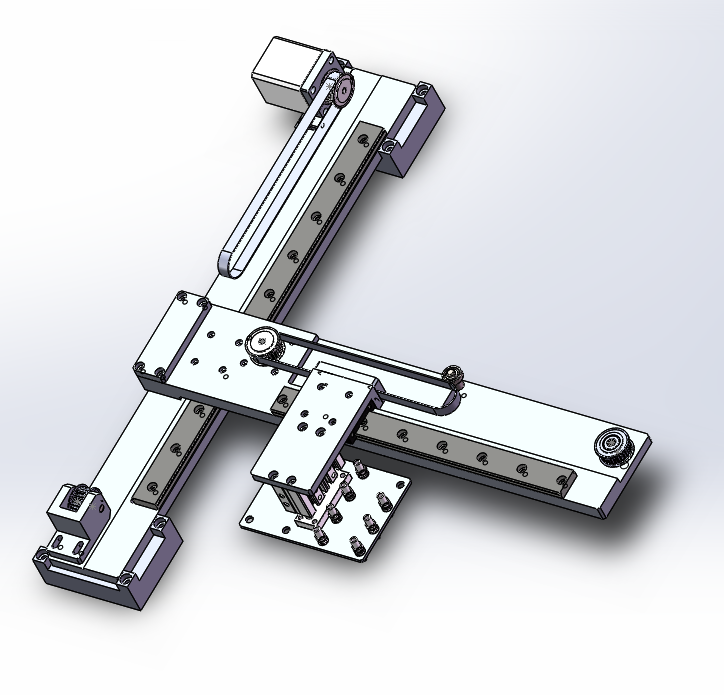
//> input picture opencvstudy/6-4/test1/test1/1.jpg, 724 x 695 px
$ ./main   (built with g++ and OpenCV 4)
//> lines starting //> are read from the running program, lines starting //| are printed output that depends on the picture
#include<opencv2/opencv.hpp>
#include<opencv2/highgui/highgui.hpp>
#include<opencv2/imgproc/imgproc.hpp>
#include<iostream>
using namespace cv;
using namespace std;

Mat g_srcImage, g_dstImage, g_grayImage, g_maskImage;
int g_nFillMode = 1;
int g_nLowDifference = 20,g_nUpDifference = 20;
int g_nConnectivity = 4;
bool g_bIsColor = true;
bool g_bUseMask = false;
int g_nNewMaskVal = 255;

static void onMouse(int event, int x, int y, int, void *)
{
	if (event != CV_EVENT_LBUTTONDOWN)
		return;
	Point seed = Point(x, y);
	int LowDifference = g_nFillMode == 0 ? 0 : g_nLowDifference;
	int UpDifference = g_nFillMode == 0 ? 0 : g_nUpDifference;
	int flags = g_nConnectivity + (g_nNewMaskVal << 8) + (g_nFillMode == 1 ? CV_FLOODFILL_FIXED_RANGE : 0);

	int b = (unsigned)theRNG() & 255;
	int g = (unsigned)theRNG() & 255;
	int r = (unsigned)theRNG() & 255;

	Rect ccomp;
	Scalar newVal = g_bIsColor ? Scalar(b, g, r) : Scalar(r*0.299 + g*0.587 + b*0.114);
	Mat dst = g_bIsColor ? g_dstImage : g_grayImage;
	int area;
	if (g_bUseMask)
	{
		threshold(g_maskImage,g_maskImage,1,128,THRESH_BINARY);
		area = floodFill(dst, g_maskImage, seed, newVal, &ccomp, Scalar(LowDifference, LowDifference, LowDifference), Scalar(UpDifference, UpDifference, UpDifference), flags);
		imshow("mask", g_maskImage);
	}
	else
	{
		area = floodFill(dst, seed, newVal, &ccomp, Scalar(LowDifference, LowDifference, LowDifference), Scalar(UpDifference,UpDifference,UpDifference),flags);
	}
	imshow("result picture",dst);
	cout << area << "number point reprint\n";
}

int main(int argc,char** argv)
{
	g_srcImage = imread("1.jpg",1);
//> g_srcImage is the input picture: 695 rows x 724 cols, CV_8UC3; mean B, G, R 221, 217.3, 215.4
	g_srcImage.copyTo(g_dstImage);
	cvtColor(g_srcImage, g_grayImage, COLOR_BGR2GRAY);
	g_maskImage.create(g_srcImage.rows + 2, g_srcImage.cols + 2, CV_8UC1);
	namedWindow("result",WINDOW_AUTOSIZE);
	createTrackbar("negative max value","result picture",&g_nLowDifference,255,0);
	createTrackbar("gative max value","result picture",&g_nUpDifference, 255, 0);
	cvSetMouseCallback("result picture", onMouse, 0);

	while (1)
	{
		imshow("result picture",g_bIsColor ? g_dstImage:g_grayImage);
		int c = waitKey(0);
//> the left mouse button is pressed and released at (181, 173)
//> in onMouse, `area = floodFill(dst, seed, newVal, &ccomp, Scalar(LowDifference, LowD..`:
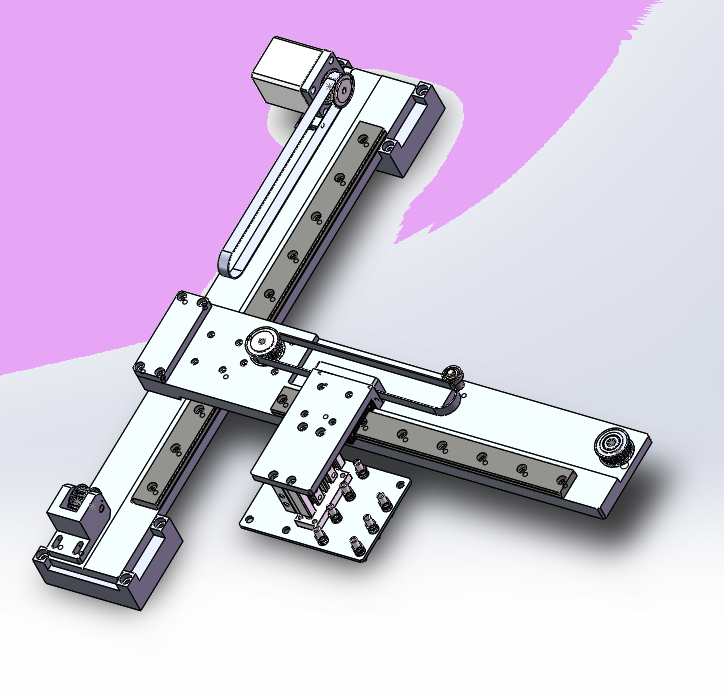
//> dst: 695 rows x 724 cols, CV_8UC3; mean B, G, R 220, 196.8, 211.3
//> in onMouse, `area = floodFill(dst, seed, newVal, &ccomp, Scalar(LowDifference, LowD..`: area = 123597; ccomp = Rect(0, 0, 663, 376)
//| 123597number point reprint
//> the left mouse button is pressed and released at (543, 173)
//> call 3 of onMouse, with event = 1, x = 543, y = 173
//> in onMouse (call 3), `area = floodFill(dst, seed, newVal, &ccomp, Scalar(LowDifference, LowD..`:
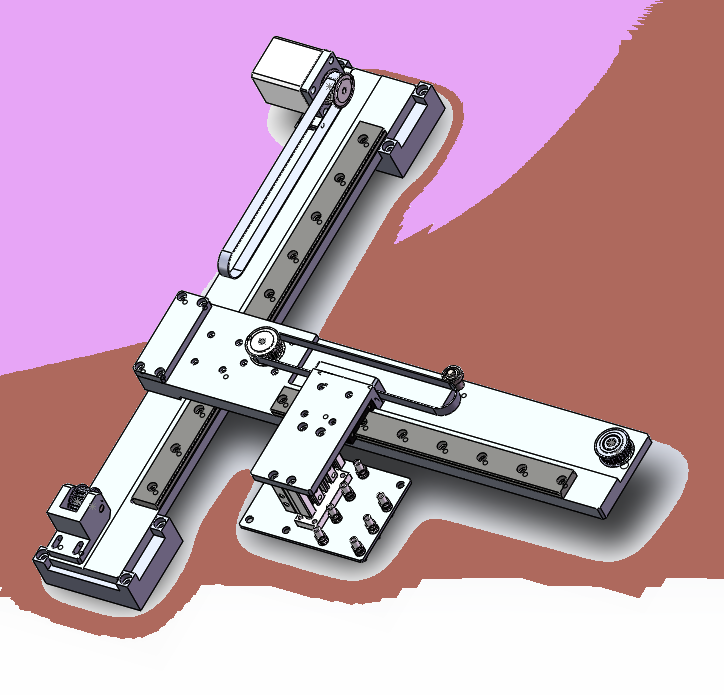
//> dst: 695 rows x 724 cols, CV_8UC3; mean B, G, R 175.6, 158.4, 194.9
//> in onMouse (call 3), `area = floodFill(dst, seed, newVal, &ccomp, Scalar(LowDifference, LowD..`: area = 154824; ccomp = Rect(0, 0, 724, 639)
//| 154824number point reprint
//> the left mouse button is pressed and released at (543, 521)
//| 3466number point reprint
//> the left mouse button is pressed and released at (181, 521)
//> in onMouse (call 7), `area = floodFill(dst, seed, newVal, &ccomp, Scalar(LowDifference, LowD..`:
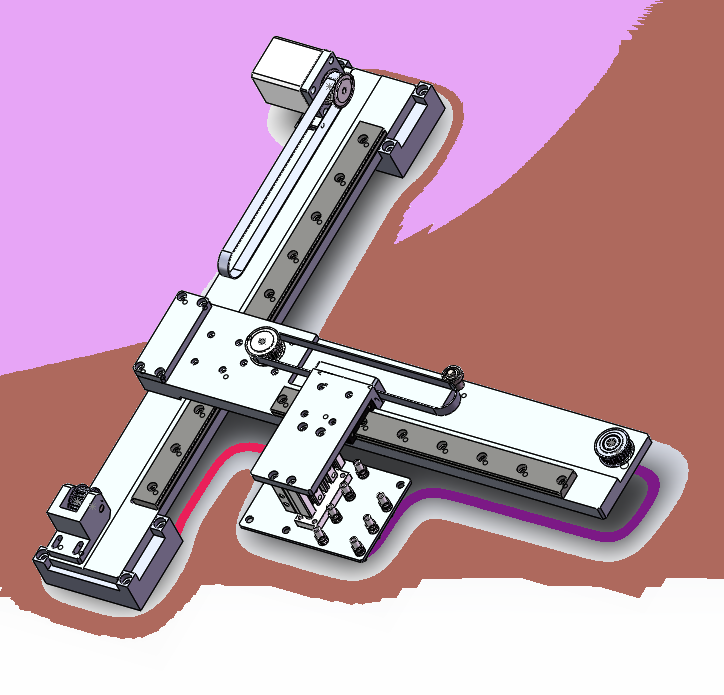
//> dst: 695 rows x 724 cols, CV_8UC3; mean B, G, R 175.6, 157.6, 195.2
//> in onMouse (call 7), `area = floodFill(dst, seed, newVal, &ccomp, Scalar(LowDifference, LowD..`: area = 1093; ccomp = Rect(175, 442, 91, 93)
//| 1093number point reprint
//> the Esc key is pressed
		if ((c & 255) == 27)
		{
			cout << "program quit......\n";
			break;
		}

		switch ((char)c)
		{
			case '1':
				if (g_bIsColor)
				{
					cvtColor(g_srcImage, g_grayImage, COLOR_BGR2GRAY);
					g_maskImage = Scalar::all(0);
					g_bIsColor = false;
				}
				else
				{
					g_srcImage.copyTo(g_dstImage);
					g_maskImage = Scalar::all(0);
					g_bIsColor = true;
				}
				break;
			case '2':
				if (g_bUseMask)
				{
					destroyWindow("mask");
					g_bUseMask = false;
				}
				else
				{
					namedWindow("mask", 0);
					g_maskImage = Scalar::all(0);
					imshow("mask",g_maskImage);
					g_bUseMask = true;
				}
				break;
			case '3':
				g_srcImage.copyTo(g_dstImage);
				cvtColor(g_dstImage,g_grayImage,COLOR_BGR2GRAY);
				g_maskImage = Scalar::all(0);
				break;
			case '4':
				g_nFillMode = 0;
				break;
			case '5':
				g_nFillMode = 1;
				break;
			case '6':
				g_nFillMode = 2;
				break;
			case '7':
				g_nConnectivity = 4;
				break;
			case '8':
				g_nConnectivity = 8;
				break;
		}
	}
	return 0;
}
